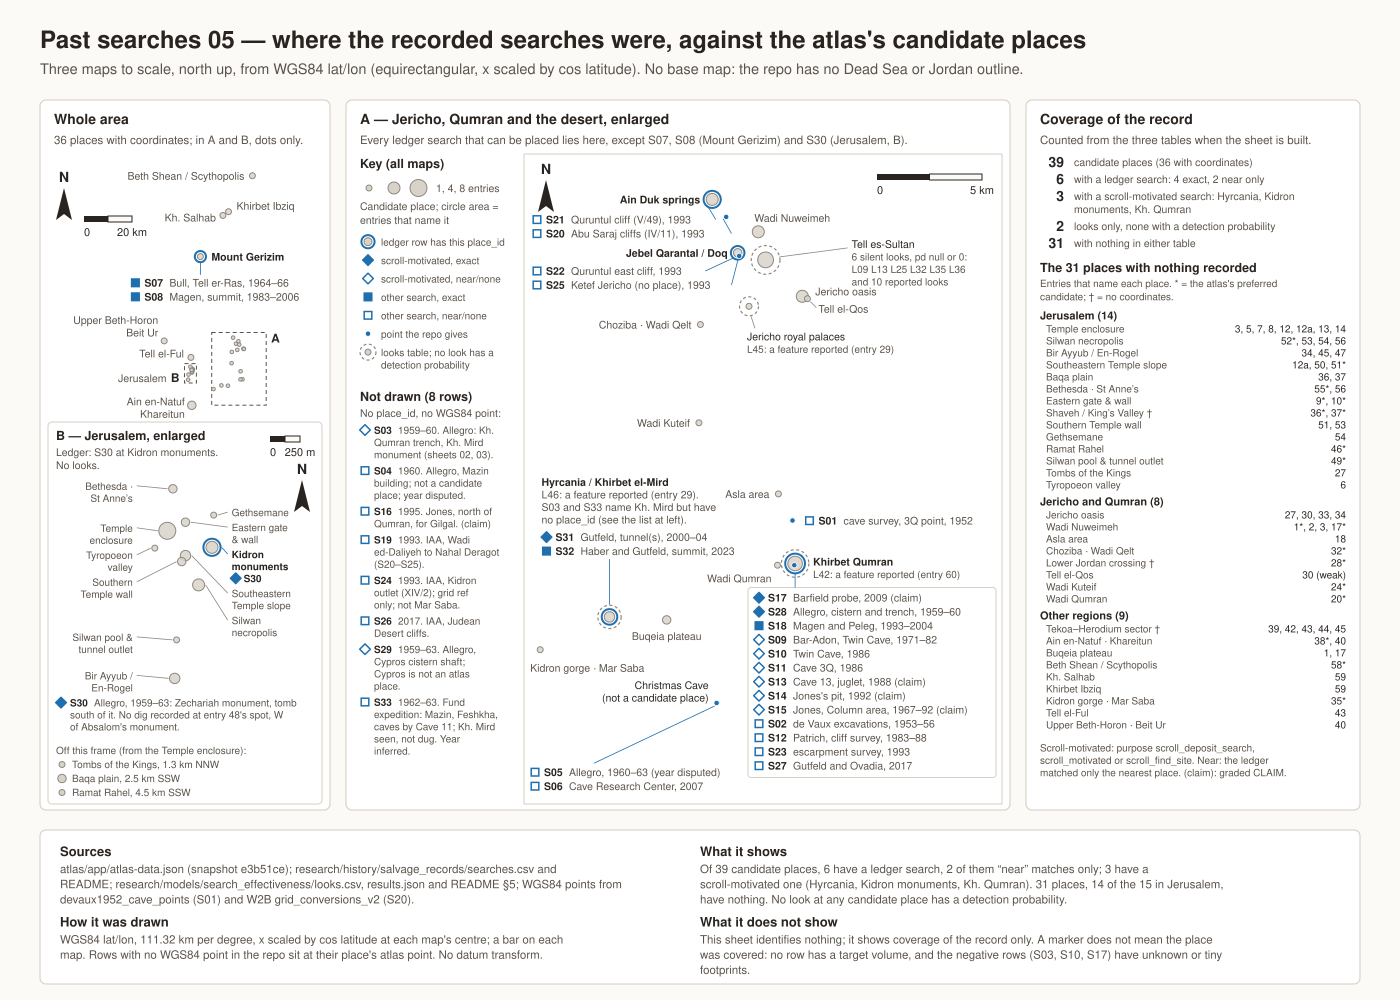

Recreate this plot in Python.
"""Past searches 05: where the recorded searches were, against the atlas's candidate places.

Sources (all read when the sheet is built):
- atlas/app/atlas-data.json: 39 places (lat/lon, region, precision) and 61 entries with their
  candidate lists (placeId, status, confidence).
- research/history/salvage_records/searches.csv (ledger rows S01-Snn; 33 rows on 10 Oct 2026),
  summary.json (row count and rows by place_id, checked against the ledger) and README.md (coded values;
  "joins should keep near rows separate"; negative rows S03, S10, S17).
- research/models/search_effectiveness/looks.csv (46 looks; looks_v2.csv differs only at non-atlas
  places), results.json (phantom_coverage, plan.phantom_pd_threshold) and README.md section 5
  ("Phantom coverage").
- research/history/devaux1952_cave_points/devaux1952_cave_points.csv, point 8 = 3Q (WGS84 given there).
- research/agent_review_2026-10-07/wave2/W2B_model_v1/inputs_v2/grid_conversions_v2.csv, row
  iv17_abu_saraj_group (WGS84 for the Abu Saraj group reference 190300/144150 that S20 cites).

No datum transform is done here. A ledger row is drawn at a WGS84 point the repo gives for it, else at
the atlas point of its place_id; a row with neither is listed as not drawn. The sheet identifies nothing.
"""
import csv
import json
import math
import sys
from pathlib import Path

sys.path.insert(0, str(Path(__file__).resolve().parent))
from common import S, P, BLUE, GREY, REPO, page, out_path  # noqa: E402

KM_PER_DEG = 111.32          # as atlas/app/atlas-geography.ts (111320 m per degree of latitude)
SCROLL = {"scroll_deposit_search", "scroll_motivated", "scroll_find_site"}
PURPOSES = SCROLL | {"manuscript_survey", "excavation_of_named_place", "unknown", "claim_only"}

# ================================================================== data
atlas = json.loads((REPO / "atlas" / "app" / "atlas-data.json").read_text(encoding="utf-8"))
places = {p["id"]: p for p in atlas["places"]}
entry_order = {e["id"]: i for i, e in enumerate(atlas["entries"])}
assert len(places) == 39 and len(atlas["entries"]) == 61
cands = {pid: [] for pid in places}
for e in atlas["entries"]:
    for cd in e["candidates"]:
        cands[cd["placeId"]].append((e["id"], cd["status"]))
for pid in cands:
    cands[pid].sort(key=lambda t: entry_order[t[0]])
assert all(cands[pid] for pid in places), "every atlas place should be some entry's candidate"
assert {st for v in cands.values() for _, st in v} == {"preferred", "possible", "weak"}
NOCOORD = sorted(pid for pid, p in places.items() if p["lat"] is None)
assert NOCOORD == ["jer_shaveh", "jordan_ford", "tekoa_herodium"], NOCOORD

SR = REPO / "research" / "history" / "salvage_records"
with open(SR / "searches.csv", encoding="utf-8", newline="") as fh:
    ledger = sorted(csv.DictReader(fh), key=lambda r: r["search_id"])
L = {r["search_id"]: r for r in ledger}
N_ROWS = len(ledger)
summary = json.loads((SR / "summary.json").read_text(encoding="utf-8"))
assert N_ROWS == summary["search_rows"], "searches.csv and summary.json disagree: rerun summarize.py"
assert sorted(L) == [f"S{i:02d}" for i in range(1, N_ROWS + 1)], "search ids should run S01..Snn"
by_pid = {}
for r in ledger:
    by_pid.setdefault(r["place_id"] or "(none)", []).append(r["search_id"])
assert by_pid == summary["searches_by_place_id"], "place_id join differs from summary.json"
for r in ledger:
    assert r["purpose"] in PURPOSES, r["purpose"]
    assert r["place_match"] in ("exact", "near", "none")
    assert (r["place_match"] == "none") == (r["place_id"] == ""), r["search_id"]
    assert r["place_id"] == "" or r["place_id"] in places, r["place_id"]
NEGATIVE = sorted(r["search_id"] for r in ledger if r["result"] == "negative")
# the footer repeats the salvage README's footprint remark, which covers exactly these rows
assert NEGATIVE == ["S03", "S10", "S17"], NEGATIVE

# WGS84 points that the repo itself gives for a ledger row (checked against the row's own text)
pts = {}
with open(REPO / "research" / "history" / "devaux1952_cave_points" / "devaux1952_cave_points.csv",
          encoding="utf-8", newline="") as fh:
    p8 = {r["point"]: r for r in csv.DictReader(fh)}["8"]
assert f"WGS84 {p8['lat']}, {p8['lon']}" in L["S01"]["coords"]
pts["S01"] = (float(p8["lat"]), float(p8["lon"]))
assert L["S02"]["coord_crs"] == "WGS84" and L["S02"]["coords"].startswith("31.741119, 35.459027")
pts["S02"] = (31.741119, 35.459027)
assert "WGS84 31.68216, 35.41991" in L["S05"]["coords"] and L["S06"]["coords"] == "as S05"
pts["S05"] = pts["S06"] = (31.68216, 35.41991)
assert L["S25"]["coord_crs"] == "WGS84" and L["S25"]["coords"].startswith("31.8734, 35.4313")
pts["S25"] = (31.8734, 35.4313)
GC = REPO / "research/agent_review_2026-10-07/wave2/W2B_model_v1/inputs_v2/grid_conversions_v2.csv"
with open(GC, encoding="utf-8", newline="") as fh:
    g = {r["id"]: r for r in csv.DictReader(fh)}["iv17_abu_saraj_group"]
assert (g["oig_e"], g["oig_n"]) == ("190300", "144150") and "190300/144150" in L["S20"]["coords"]
pts["S20"] = (float(g["lat"]), float(g["lon"]))

drawn_at = {}      # search_id -> (lat, lon, "own" | "place")
unmapped = []
for r in ledger:
    sid = r["search_id"]
    if sid in pts:
        drawn_at[sid] = (*pts[sid], "own")
    elif r["place_id"] and places[r["place_id"]]["lat"] is not None:
        # no coordinates, or Palestine grid only: drawn at the atlas point of the place
        assert not r["coords"] or r["coords"] == "as S09" or "28191" in r["coord_crs"], sid
        p = places[r["place_id"]]
        drawn_at[sid] = (p["lat"], p["lon"], "place")
    else:
        unmapped.append(sid)
assert len(drawn_at) + len(unmapped) == N_ROWS and all(not L[s]["place_id"] for s in unmapped)

with_search = {}
for r in ledger:
    if r["place_id"]:
        with_search.setdefault(r["place_id"], []).append(r["search_id"])
EXACT = sorted(pid for pid, ss in with_search.items() if any(L[s]["place_match"] == "exact" for s in ss))
NEAR_ONLY = sorted(pid for pid in with_search if pid not in EXACT)
SCROLL_PL = sorted(pid for pid, ss in with_search.items() if any(L[s]["purpose"] in SCROLL for s in ss))

# looks table (search-effectiveness layer)
SE = REPO / "research" / "models" / "search_effectiveness"
NUM = ("coverage", "p_recognise", "p_report", "p_survive")
res = json.loads((SE / "results.json").read_text(encoding="utf-8"))
THR = res["plan"]["phantom_pd_threshold"]
assert THR == 0.2
with open(SE / "looks.csv", encoding="utf-8", newline="") as fh:
    looks = sorted(csv.DictReader(fh), key=lambda r: r["look_id"])
assert len(looks) == 46


def row_pd(r):
    if any(r[k] == "" for k in NUM):
        return None
    return math.prod(float(r[k]) for k in NUM)


looks_at = {}
for r in looks:
    if r["place_id"] in places:
        looks_at.setdefault(r["place_id"], []).append(r)
with open(SE / "looks_v2.csv", encoding="utf-8", newline="") as fh:
    v2 = {r["look_id"]: r for r in csv.DictReader(fh)}
for rs in looks_at.values():          # v2 changes only rows that are not at atlas places
    for r in rs:
        assert v2[r["look_id"]] == r
assert all((row_pd(r) or 0) < THR for rs in looks_at.values() for r in rs)
assert sorted(r["look_id"] for r in looks if (row_pd(r) or 0) >= THR) == ["L03", "L04"]
assert {r["place_id"] for r in looks if r["look_id"] in ("L03", "L04")} == {"ein_feshkha", "ein_ghuweir"}
assert not {"ein_feshkha", "ein_ghuweir"} & set(places)
phantom = sorted({(p["place"], p["look_id"]) for p in res["phantom_coverage"]
                  if p["reading_set"] == res["plan"]["main_reading_set"] and p["place"] in places})
PH = {}
for pid, lid in phantom:
    PH.setdefault(pid, []).append(lid)
assert PH == {"tell_es_sultan": ["L09", "L13", "L25", "L32", "L35", "L36"]}, PH
assert PH["tell_es_sultan"] == [r["look_id"] for r in looks_at["tell_es_sultan"] if r["result"] != "reported"]
REP = {pid: [r["look_id"] for r in rs if r["result"] == "reported"] for pid, rs in looks_at.items()}
LOOKS_ONLY = sorted(pid for pid in looks_at if pid not in with_search)


def rep_text(pid):
    """'L45: a feature reported (entry 29)' for a place whose only looks row is one reported row."""
    (lid,) = REP[pid]
    (r,) = [r for r in looks_at[pid] if r["look_id"] == lid]
    return f"{lid}: a feature reported (entry {r['entry_id']})"
NOTHING = sorted(pid for pid in places if pid not in with_search and pid not in looks_at)

# the counts printed on the sheet are computed; these checks guard the hand-placed labels
N_PL = len(places)
assert len(with_search) + len(LOOKS_ONLY) + len(NOTHING) == N_PL
assert set(NOCOORD) <= set(NOTHING), "a place without coordinates gained a search or look: list it"
SEARCH_LAYOUT = {"kh_qumran", "gerizim", "ain_duk", "doq", "hyrcania", "jer_kidron_mon"}
assert set(with_search) == SEARCH_LAYOUT, f"places with a ledger search changed: place chips for {set(with_search) ^ SEARCH_LAYOUT}"
LOOKS_LAYOUT = {"tell_es_sultan", "jericho_palaces", "hyrcania", "kh_qumran"}
assert set(looks_at) == LOOKS_LAYOUT, f"places in the looks table changed: {set(looks_at) ^ LOOKS_LAYOUT}"
assert all(places[p]["region"] == "jerusalem" for p in places if p.startswith("jer_"))
JER = sorted(p for p in places if places[p]["region"] == "jerusalem")
assert not set(JER) & set(looks_at)
assert {s for s, (la, lo, h) in drawn_at.items() if la > 32} == {"S07", "S08"}

# short descriptions of the rows (from who / where_name / looked_at); years come from the row itself
DESC = {
    "S01": "cave survey, 3Q point", "S02": "de Vaux excavations", "S05": "Allegro",
    "S06": "Cave Research Center", "S07": "Bull, Tell er-Ras", "S08": "Magen, summit",
    "S09": "Bar-Adon, Twin Cave", "S10": "Twin Cave", "S11": "Cave 3Q",
    "S12": "Patrich, cliff survey", "S13": "Cave 13, juglet", "S14": "Jones's pit",
    "S15": "Jones, Column area", "S17": "Barfield probe", "S18": "Magen and Peleg",
    "S20": "Abu Saraj cliffs (IV/11)", "S21": "Quruntul cliff (V/49)",
    "S22": "Quruntul east cliff", "S23": "escarpment survey", "S25": "Ketef Jericho (no place)",
    "S27": "Gutfeld and Ovadia", "S28": "Allegro, cistern and trench", "S30": "Allegro",
    "S31": "Gutfeld, tunnel(s)", "S32": "Haber and Gutfeld, summit",
    "S03": "Allegro: Kh. Qumran trench, Kh. Mird monument (sheets 02, 03).",
    "S04": "Allegro, Mazin building; not a candidate place; year disputed.",
    "S16": "Jones, north of Qumran, for Gilgal.",
    "S19": "IAA, Wadi ed-Daliyeh to Nahal Deragot (S20–S25).",
    "S24": "IAA, Kidron outlet (XIV/2); grid ref only; not Mar Saba.",
    "S26": "IAA, Judean Desert cliffs.",
    "S29": "Allegro, Cypros cistern shaft; Cypros is not an atlas place.",
    "S33": "Fund expedition: Mazin, Feshkha, caves by Cave 11; Kh. Mird seen, not dug. Year inferred.",
}
assert sorted(DESC) == sorted(L)
assert "Mird" in L["S03"]["where_name"] and "Qumran" in L["S03"]["where_name"]
assert "Mar Saba" in L["S24"]["coverage_notes"] and "Gilgal" in L["S16"]["looked_at"]
assert "Cypros" in L["S29"]["where_name"] and "not one of the atlas's candidate places" in L["S29"]["coverage_notes"]
assert "Mird" in L["S33"]["where_name"] and "Nothing was dug at Kh. Mird" in L["S33"]["coverage_notes"]
assert "inference" in L["S33"]["when_text"] and "Zechariah" in L["S30"]["where_name"]
assert "not the spot entry 48 names" in L["S30"]["coverage_notes"] and "tunnel" in L["S31"]["looked_at"]
assert "both tunnels" in L["S31"]["coverage_notes"] and "summit" in L["S32"]["where_name"]
assert "cistern" in L["S28"]["looked_at"] and "trench" in L["S28"]["looked_at"]
MIRD_NOPLACE = [s for s in unmapped if "Mird" in L[s]["where_name"]]
assert MIRD_NOPLACE == ["S03", "S33"], MIRD_NOPLACE
assert "Daliyeh" in L["S19"]["looked_at"] and "Mazin" in L["S04"]["where_name"]


def years(r):
    a, b = r["when_start"][:4], r["when_end"][:4]
    if not b or b == a:
        return a
    return f"{a}–{b[2:]}" if a[:2] == b[:2] else f"{a}–{b}"


DISPUTED = {"S04", "S05"}      # the ledger keeps 1960 against Allegro's "winter of 1961" open
assert "Date conflict" in L["S04"]["notes"] and "winter of 1961" in L["S05"]["when_text"]


def chip_text(sid):
    r = L[sid]
    t = f"{DESC[sid]}, {years(r)}" + (" (claim)" if r["kind"] == "CLAIM" else "")
    return t + (" (year disputed)" if sid in DISPUTED and sid in drawn_at else "")


# ================================================================== drawing helpers
def proj(lat_top, lon_left, x0, y0, s, lat_c):
    kx = KM_PER_DEG * math.cos(math.radians(lat_c)) * s
    ky = KM_PER_DEG * s
    return lambda lat, lon: (x0 + (lon - lon_left) * kx, y0 + (lat_top - lat) * ky)


def rad(pid):
    return 3.0 * math.sqrt(len(cands[pid]))


FILL = "#d8d2c9"


def place_dot(x, y, pid, small=False):
    r = 1.8 if small else rad(pid)
    if not small and pid in looks_at:
        c.circle(x, y, r + 6.5, stroke=GREY, width=1.2, dash="3 2.5")
    c.circle(x, y, r, fill=FILL, stroke=GREY, width=1.0, fill_opacity=0.85)
    if not small and pid in with_search:
        c.circle(x, y, r + 2.6, stroke=BLUE, width=2.0)


def glyph(x, y, scroll, filled, k=4.4):
    f = BLUE if filled else P["panel"]
    if scroll:
        k += 0.9
        c.path(f"M{x:.1f},{y - k:.1f} L{x + k:.1f},{y:.1f} L{x:.1f},{y + k:.1f} L{x - k:.1f},{y:.1f} Z",
               fill=f, stroke=BLUE, width=1.5)
    else:
        c.rect(x - k + 0.6, y - k + 0.6, 2 * k - 1.2, 2 * k - 1.2, fill=f, stroke=BLUE, width=1.5)


LH = 14.0
CW = 5.25      # rough text width per character at 10.5 px (layout only; measured on the render)


def chips(x, y, sids, size=10.5):
    """Chips, one row per search, first baseline at y. Returns [(y_mid, x_end)] per row."""
    out = []
    for i, sid in enumerate(sids):
        r = L[sid]
        yy = y + i * LH
        glyph(x + 5, yy - 3.8, r["purpose"] in SCROLL, r["place_match"] == "exact")
        c.text(x + 14, yy, sid, size, P["ink"], 700)
        t = chip_text(sid)
        c.text(x + 39, yy, t, size, P["sub"])
        out.append((yy - 3.8, x + 39 + len(t) * CW))
    return out


def search_point(x, y):
    c.circle(x, y, 2.7, fill=BLUE, stroke=P["panel"], width=0.8)


def lbl(x, y, lines, anchor=None, size=10.5, weight=None, col=None, lh=None):
    lines = [lines] if isinstance(lines, str) else lines
    for i, s in enumerate(lines):
        c.text(x, y + i * (lh or size * 1.24), s, size, col or P["sub"], weight if i == 0 else None, anchor=anchor)


def pname(pid, x, y, anchor=None, extra=None, size=10.5, split=False):
    """Place name: ink if the place has a ledger search or a look, else grey; bold if a ledger search."""
    col = P["ink"] if (pid in with_search or pid in looks_at) else P["sub"]
    lines = places[pid]["shortName"].split(" · ") if split else [places[pid]["shortName"]]
    for i, s in enumerate(lines):
        c.text(x, y + 12.5 * i, s, size, col, 600 if pid in with_search else None, anchor=anchor)
    for i, s in enumerate(extra or []):
        c.text(x, y + 12.5 * (i + len(lines)), s, 10, P["sub"], anchor=anchor)


def bearing_km(a, b):
    la, lb = places[a], places[b]
    dy = (lb["lat"] - la["lat"]) * KM_PER_DEG
    dx = (lb["lon"] - la["lon"]) * KM_PER_DEG * math.cos(math.radians(la["lat"]))
    ang = (math.degrees(math.atan2(dx, dy)) + 360) % 360
    words = ["N", "NNE", "NE", "ENE", "E", "ESE", "SE", "SSE", "S", "SSW", "SW", "WSW", "W", "WNW", "NW", "NNW"]
    return math.hypot(dx, dy), words[int((ang + 11.25) // 22.5) % 16]


def idwrap(x, y, sid, text, first_chars, chars, rest_x=None, size=10, lh=12.0):
    """Search glyph and bold id, then text that wraps: the first line beside the id, the rest at rest_x."""
    r = L[sid]
    glyph(x + 5, y - 3.8, r["purpose"] in SCROLL, r["place_match"] == "exact")
    c.text(x + 14, y, sid, size, P["ink"], 700)
    words, first = text.split(), ""
    while words and len(first) + 1 + len(words[0]) <= first_chars:
        first = (first + " " + words.pop(0)).strip()
    c.text(x + 38, y, first, size, P["sub"])
    return c.wrap(rest_x if rest_x is not None else x + 14, y + lh, " ".join(words), chars, size, lh=lh) \
        if words else y + lh


def lead(x1, y1, x2, y2, col=None):
    c.line(x1, y1, x2, y2, col or P["muted"], 0.8)


# ================================================================== page
c = page("05", "where the recorded searches were, against the atlas's candidate places",
         "Three maps to scale, north up, from WGS84 lat/lon (equirectangular, x scaled by cos latitude). "
         "No base map: the repo has no Dead Sea or Jordan outline.")
TOP, BOTTOM = 100, 810

# ------------------------------------------------------------------ panel 1: whole area
ox, oy, ow, oh = S.panel(c, 40, TOP, 290, BOTTOM - TOP, "Whole area",
                         ["36 places with coordinates; in A and B, dots only."])
s1 = 2.4
P1 = proj(32.555, 34.60, ox, oy + 8, s1, 32.08)
A_BOX = (31.917, 35.323, 31.645, 35.5636)         # inset A extent (lat_top, lon_left, lat_bottom, lon_right)
B_BOX = (31.7825, 35.2310, 31.7660, 35.2430)      # inset B extent
in_box = lambda b, p: b[2] <= p["lat"] <= b[0] and b[1] <= p["lon"] <= b[3]  # noqa: E731
xa1, ya1 = P1(A_BOX[0], A_BOX[1])
xa2, ya2 = P1(A_BOX[2], A_BOX[3])
c.rect(xa1, ya1, xa2 - xa1, ya2 - ya1, stroke=P["sub"], width=1.0, dash="4 3")
c.text(xa2 + 5, ya1 + 10, "A", 12, P["ink"], 700)
jl = [places[p] for p in JER if places[p]["lat"] is not None]
xb1, yb1 = P1(max(p["lat"] for p in jl) + 0.012, min(p["lon"] for p in jl) - 0.016)
xb2, yb2 = P1(min(p["lat"] for p in jl) - 0.012, max(p["lon"] for p in jl) + 0.016)
c.rect(xb1, yb1, xb2 - xb1, yb2 - yb1, stroke=P["sub"], width=1.0, dash="4 3")
c.text(xb1 - 5, yb2 - 1, "B", 12, P["ink"], 700, anchor="end")
c.text(xb1 - 18, yb2 - 1, "Jerusalem", 10.5, P["sub"], anchor="end")
for pid in sorted(places):
    p = places[pid]
    if p["lat"] is None:
        continue
    x, y = P1(p["lat"], p["lon"])
    place_dot(x, y, pid, small=in_box(A_BOX, p) or p["region"] == "jerusalem")
OV = {  # pid: (dx, dy, anchor, split)
    "beth_shean": (-8, 4, "end", False), "ibziq": (8, -2, None, False), "kh_salhab": (-7, 6, "end", False),
    "beth_horon": (-6, -17, "end", True), "tell_el_ful": (-7, 0, "end", False), "natuf": (-7, 0, "end", True),
}
for pid, (dx, dy, an, sp) in sorted(OV.items()):
    x, y = P1(places[pid]["lat"], places[pid]["lon"])
    pname(pid, x + dx, y + dy, an, split=sp)
gx, gy = P1(places["gerizim"]["lat"], places["gerizim"]["lon"])
pname("gerizim", gx + 11, gy + 4)
rows = chips(gx - 70, gy + 30, ["S07", "S08"])
lead(gx, gy + rad("gerizim") + 3, gx, rows[0][0] - 8, BLUE)
S.north_arrow(c, ox + 16, oy + 60)
S.scale_bar(c, ox + 36, oy + 62, 20 * s1, "0", "20 km")

# ------------------------------------------------------------------ B: Jerusalem enlarged
by0 = oy + 268
c.rect(ox, by0, ow, oy + oh - by0, fill=P["panel"], stroke=P["border"], width=1.0, rx=4)
c.text(ox + 8, by0 + 18, "B — Jerusalem, enlarged", 12.5, P["ink"], 700)
JS = [p for p in JER if p in with_search]
c.text(ox + 8, by0 + 34, "Ledger: " + "; ".join(f"{', '.join(with_search[p])} at {places[p]['shortName']}" for p in JS)
       + "." if JS else "No ledger search.", 10.5, P["sub"])
c.text(ox + 8, by0 + 47, "No looks.", 10.5, P["sub"])
s2 = 120.0
P2 = proj(B_BOX[0], B_BOX[1], ox + 70, by0 + 52, s2, 31.776)
B_WEST = {"jer_bethesda": ["Bethesda ·", "St Anne’s"], "jer_temple": ["Temple", "enclosure"],
          "jer_tyropoeon": ["Tyropoeon", "valley"], "jer_south_wall": ["Southern", "Temple wall"],
          "jer_siloam": ["Silwan pool &", "tunnel outlet"], "jer_bir_ayyub": ["Bir Ayyub /", "En-Rogel"]}
B_EAST = {"jer_gethsemane": ["Gethsemane"], "jer_east_gate": ["Eastern gate", "& wall"],
          "jer_kidron_mon": ["Kidron", "monuments"], "jer_se_corner": ["Southeastern", "Temple slope"],
          "jer_kidron_east": ["Silwan", "necropolis"]}
for d in (B_WEST, B_EAST):
    for pid, lines in d.items():
        assert in_box(B_BOX, places[pid]) and " ".join(lines) == places[pid]["shortName"], pid
for pid in sorted(set(B_WEST) | set(B_EAST)):
    x, y = P2(places[pid]["lat"], places[pid]["lon"])
    place_dot(x, y, pid)


def column(items, xcol, anchor, gap=3.0, lh=12.0):
    """Stack labels in a column near their points' heights, without overlap; draw leaders.
    A place with ledger rows gets ink text and one more line with its search glyphs and ids."""
    items = sorted(items, key=lambda t: t[1])
    ycur = -1e9
    for px, py, lines, r, pid in items:
        sids = with_search.get(pid, [])
        h = (len(lines) + (1 if sids else 0)) * lh
        top = max(py - lh / 2 - 2, ycur + gap)
        ycur = top + h
        for i, s in enumerate(lines):
            c.text(xcol, top + lh - 3 + i * lh, s, 10, P["ink"] if sids else P["sub"], 600 if sids else None,
                   anchor=anchor)
        if sids:
            assert anchor is None, "search glyphs are drawn only in the east column"
            yy = top + lh - 3 + len(lines) * lh
            for j, sid in enumerate(sids):
                glyph(xcol + 4 + j * 36, yy - 3.8, L[sid]["purpose"] in SCROLL, L[sid]["place_match"] == "exact")
                c.text(xcol + 12 + j * 36, yy, sid, 10, P["ink"], 700)
        ex = xcol + (4 if anchor == "end" else -4)
        sx = px + (-r - 1 if anchor == "end" else r + 1)
        lead(sx, py, ex, top + lh / 2 - 1, BLUE if sids else None)


west_x = min(P2(places[p]["lat"], places[p]["lon"])[0] for p in B_WEST) - 22
column([(*P2(places[p]["lat"], places[p]["lon"]), B_WEST[p], rad(p) + (2.6 if p in with_search else 0), p)
        for p in B_WEST], west_x, "end")
east_x = max(P2(places[p]["lat"], places[p]["lon"])[0] for p in B_EAST) + 18
column([(*P2(places[p]["lat"], places[p]["lon"]), B_EAST[p], rad(p) + (2.6 if p in with_search else 0), p)
        for p in B_EAST], east_x, None)
assert set(JS) <= set(B_EAST), "a Jerusalem place with a search must be in the east label column"
yb = P2(places["jer_bir_ayyub"]["lat"], places["jer_bir_ayyub"]["lon"])[1] + 28
NOTE_B = {"S30": "Zechariah monument, tomb south of it. No dig recorded at entry 48's spot, W of "
                 "Absalom's monument."}
for p in JS:
    for sid in with_search[p]:
        yb = idwrap(ox + 8, yb, sid, f"{DESC[sid]}, {years(L[sid])}: {NOTE_B[sid]}", 42, 50) + 4
assert JS == ["jer_kidron_mon"] and with_search["jer_kidron_mon"] == ["S30"], "describe the new Jerusalem row"
off = [p for p in JER if places[p]["lat"] is not None and not in_box(B_BOX, places[p])]
assert sorted(off) == ["jer_baqa", "jer_tombs_kings", "ramat_rahel"]
assert yb < oy + oh - 54, yb
yb = oy + oh - 50
c.text(ox + 8, yb, "Off this frame (from the Temple enclosure):", 10, P["sub"])
for pid in sorted(off, key=lambda q: bearing_km("jer_temple", q)[0]):
    d, w = bearing_km("jer_temple", pid)
    yb += 14
    c.circle(ox + 14, yb - 3.5, rad(pid), fill=FILL, stroke=GREY, width=1.0)
    c.text(ox + 24, yb, f"{places[pid]['shortName']}, {d:.1f} km {w}", 10, P["sub"])
S.scale_bar(c, ox + ow - 52, by0 + 14, 0.25 * s2, "0", "250 m")
S.north_arrow(c, ox + ow - 20, by0 + 84)

# ------------------------------------------------------------------ panel 2: inset A
outside = {}
for sid, (la, lo, how) in sorted(drawn_at.items()):
    if not (A_BOX[2] <= la <= A_BOX[0] and A_BOX[1] <= lo <= A_BOX[3]):
        pid = L[sid]["place_id"]
        outside.setdefault("Jerusalem, B" if pid in JER else places[pid]["shortName"], []).append(sid)
assert set(outside) == {"Mount Gerizim", "Jerusalem, B"}, outside
outside_note = ("Every ledger search that can be placed lies here, except "
                + " and ".join(f"{', '.join(v)} ({k})" for k, v in sorted(outside.items(), key=lambda t: t[1])) + ".")
ax, ay, aw, ah = S.panel(c, 346, TOP, 664, BOTTOM - TOP, "A — Jericho, Qumran and the desert, enlarged",
                         [outside_note])
mx0 = ax + 170
c.rect(mx0, ay, ax + aw - mx0, ah, stroke=P["border"], width=1.0)
s3 = 21.0
P3 = proj(A_BOX[0], A_BOX[1], mx0, ay, s3, 31.78)
xr, yb3 = P3(A_BOX[2], A_BOX[3])
assert abs(xr - (ax + aw)) < 1.5 and abs(yb3 - (ay + ah)) < 15, (xr, yb3)
for pid in sorted(places):
    p = places[pid]
    if p["lat"] is not None and in_box(A_BOX, p):
        place_dot(*P3(p["lat"], p["lon"]), pid)
assert {p for p in places if places[p]["lat"] is not None and in_box(A_BOX, places[p])} == {
    "ain_duk", "nuweimeh", "doq", "tell_es_sultan", "jericho_area", "tell_el_qos", "jericho_palaces", "choziba",
    "kuteif", "asla", "kh_qumran", "wadi_qumran", "hyrcania", "buqeia", "mar_saba"}
for sid, (la, lo, how) in sorted(drawn_at.items()):
    if how == "own":
        search_point(*P3(la, lo))
xy = {pid: P3(places[pid]["lat"], places[pid]["lon"]) for pid in places if places[pid]["lat"] is not None}
spt = {sid: P3(la, lo) for sid, (la, lo, how) in drawn_at.items() if la < 32}

# north of Jericho: Ain Duk, IV/11 group, Wadi Nuweimeh
x, y = xy["ain_duk"]
pname("ain_duk", x - 12, y + 4, "end")
rows = chips(mx0 + 8, y + 24, ["S21", "S20"])
lead(rows[0][1] + 3, rows[0][0], x - 5, y + 6, BLUE)
lead(rows[1][1] + 3, rows[1][0], spt["S20"][0] - 3, spt["S20"][1] + 2, BLUE)
x, y = xy["nuweimeh"]
pname("nuweimeh", x - 4, y - 10)
# Doq and Ketef Jericho
x, y = xy["doq"]
pname("doq", x - 10, y + 4, "end")
rows = chips(mx0 + 8, y + 22, ["S22", "S25"])
lead(rows[0][1] + 3, rows[0][0], x - 4, y + 5, BLUE)
lead(rows[1][1] + 3, rows[1][0], spt["S25"][0] - 1, spt["S25"][1] + 3, BLUE)
# Tell es-Sultan (looks only)
x, y = xy["tell_es_sultan"]
tx = x + 86
lead(x + 14, y - 3, tx - 4, y - 12)
pname("tell_es_sultan", tx, y - 12,
      extra=["6 silent looks, pd null or 0:", " ".join(PH["tell_es_sultan"]),
             f"and {len(REP['tell_es_sultan'])} reported looks"])
# Jericho oasis and Tell el-Qos
x, y = xy["jericho_area"]
pname("jericho_area", x + 13, y - 1)
x, y = xy["tell_el_qos"]
lead(x + 3, y + 3, x + 9, y + 9)
pname("tell_el_qos", x + 11, y + 14)
# Jericho palaces (looks only)
x, y = xy["jericho_palaces"]
lead(x + 2, y + 10, x + 6, y + 22)
pname("jericho_palaces", x - 2, y + 34, extra=[rep_text("jericho_palaces")])
# Choziba, Kuteif, Asla, Wadi Qumran
for pid, dx, dy in (("choziba", -9, 4), ("kuteif", -9, 4), ("asla", -9, 4), ("wadi_qumran", -6, 17)):
    x, y = xy[pid]
    pname(pid, x + dx, y + dy, "end")
# 3Q and Kh. Qumran
x, y = spt["S01"]
chips(x + 12, y + 4, ["S01"])
x, y = xy["kh_qumran"]
pname("kh_qumran", x + 18, y + 2, extra=[rep_text("kh_qumran")])
QB = [s for s in with_search["kh_qumran"] if s != "S01"]
QB = sorted(QB, key=lambda s: (L[s]["place_match"] != "exact", L[s]["purpose"] not in SCROLL, s))
assert spt["S02"] == P3(*pts["S02"]) and len(QB) <= 13, "the Kh. Qumran box holds at most 13 rows"
bx0 = ax + aw - 254
c.rect(bx0, y + 24, 248, len(QB) * LH + 8, fill=P["panel"], stroke=P["border"], width=1.0, rx=3)
rows = chips(bx0 + 6, y + 38, QB)
lead(x, y + rad("kh_qumran") + 3, x, y + 24, BLUE)
# Hyrcania, Buqeia, Mar Saba
x, y = xy["hyrcania"]
hy0 = y - 131
c.text(x - 68, hy0, places["hyrcania"]["shortName"], 10.5, P["ink"], 600)
lbl(x - 68, hy0 + 12.5, [rep_text("hyrcania") + ".", f"{' and '.join(MIRD_NOPLACE)} name Kh. Mird but have",
                         "no place_id (see the list at left)."], None, 10.5, None, P["sub"], 12.5)
rows = chips(x - 68, hy0 + 55, with_search["hyrcania"])
lead(x, y - rad("hyrcania") - 7, x, rows[-1][0] + 8, BLUE)
x, y = xy["buqeia"]
pname("buqeia", x, y + 20, "middle")
x, y = xy["mar_saba"]
pname("mar_saba", x - 10, y + 22, split=False)
# Christmas Cave (no candidate place)
x, y = spt["S05"]
lbl(x - 8, y - 14, ["Christmas Cave", "(not a candidate place)"], "end", 10.5, None, P["ink"], 12.5)
rows = chips(mx0 + 6, y + 73, ["S05", "S06"])
lead(x - 2, y + 3, mx0 + 70, rows[0][0] - 9, BLUE)
# north arrow and scale
S.north_arrow(c, mx0 + 22, ay + 52)
S.scale_bar(c, ax + aw - 125, ay + 20, 5 * s3, "0", "5 km")

# ------------------------------------------------------------------ panel 2, left column: key and unplaced rows
kx, ky = ax + 6, ay + 14
c.text(kx, ky, "Key (all maps)", 12.5, P["ink"], 700)
ky += 20
for i, n in enumerate((1, 4, 8)):
    c.circle(kx + 6 + i * 22 + (3.0 * math.sqrt(n)), ky, 3.0 * math.sqrt(n), fill=FILL, stroke=GREY, width=1.0)
c.text(kx + 76, ky + 4, "1, 4, 8 entries", 10.5, P["sub"])
ky = c.wrap(kx, ky + 22, "Candidate place; circle area = entries that name it", 30, 10.5) + 8


def key_item(draw, text):
    global ky
    draw(kx + 8, ky - 4)
    ky = c.wrap(kx + 21, ky, text, 28, 10, lh=12.4) + 6


key_item(lambda x, y: (c.circle(x, y, 4, fill=FILL, stroke=GREY), c.circle(x, y, 6.6, stroke=BLUE, width=2)),
         "ledger row has this place_id")
key_item(lambda x, y: glyph(x, y, True, True), "scroll-motivated, exact")
key_item(lambda x, y: glyph(x, y, True, False), "scroll-motivated, near/none")
key_item(lambda x, y: glyph(x, y, False, True), "other search, exact")
key_item(lambda x, y: glyph(x, y, False, False), "other search, near/none")
key_item(lambda x, y: search_point(x, y), "point the repo gives")
key_item(lambda x, y: (c.circle(x, y, 3, fill=FILL, stroke=GREY), c.circle(x, y, 8, stroke=GREY, width=1.2,
                                                                         dash="3 2.5")),
         "looks table; no look has a detection probability")
ky += 14
c.text(kx, ky, f"Not drawn ({len(unmapped)} rows)", 12.5, P["ink"], 700)
ky = c.wrap(kx, ky + 16, "No place_id, no WGS84 point:", 30, 10.5) + 3
for sid in unmapped:
    r = L[sid]
    ky = idwrap(kx, ky, sid, f"{years(r)}. {DESC[sid]}" + (" (claim)" if r["kind"] == "CLAIM" else ""),
                22, 27, lh=12.2) + 4
assert ky - 16 < ay + ah - 4, ky   # last line inside the panel

# ------------------------------------------------------------------ panel 3: counts and the unsearched list
sx, sy, sw, sh = S.panel(c, 1026, TOP, 334, BOTTOM - TOP, "Coverage of the record",
                         ["Counted from the three tables when the sheet is built."])
SHORT = {"kh_qumran": "Kh. Qumran", "hyrcania": "Hyrcania"}    # shorter forms of the atlas names
CNT = [
    (N_PL, f"candidate places ({N_PL - len(NOCOORD)} with coordinates)"),
    (len(with_search), f"with a ledger search: {len(EXACT)} exact, {len(NEAR_ONLY)} near only"),
    (len(SCROLL_PL), f"with a scroll-motivated search: {', '.join(SHORT.get(p, places[p]['shortName']) for p in SCROLL_PL)}"),
    (len(LOOKS_ONLY), "looks only, none with a detection probability"),
    (len(NOTHING), "with nothing in either table"),
]
y = sy + 12
for n, text in CNT:
    c.text(sx + 30, y + 1, str(n), 14, P["ink"], 700, anchor="end")
    y = c.wrap(sx + 40, y, text, 51, 10.5, lh=13) + 4
y += 8
c.text(sx + 6, y, f"The {len(NOTHING)} places with nothing recorded", 12.5, P["ink"], 700)
y = c.wrap(sx + 6, y + 15, "Entries that name each place. * = the atlas's preferred candidate; "
           "† = no coordinates.", 56, 10, fill=P["sub"]) + 4
GROUPS = [("jerusalem", "Jerusalem"), ("jericho", "Jericho and Qumran"), ("region", "Other regions")]
assert {places[p]["region"] for p in NOTHING} == {g for g, _ in GROUPS}


def ent_list(pid):
    out = []
    for eid, st in cands[pid]:
        out.append(eid + ("*" if st == "preferred" else " (weak)" if st == "weak" else ""))
    return ", ".join(out)


for reg, head in GROUPS:
    ps = sorted((p for p in NOTHING if places[p]["region"] == reg), key=lambda p: (-len(cands[p]), places[p]["shortName"]))
    c.text(sx + 6, y + 2, f"{head} ({len(ps)})", 11, P["ink"], 700)
    y += 15
    for pid in ps:
        nm = places[pid]["shortName"] + (" †" if pid in NOCOORD else "")
        c.text(sx + 12, y, nm, 10, P["sub"])
        c.text(sx + sw - 6, y, ent_list(pid), 10, P["ink"], anchor="end")
        y += 12.0
    y += 3
y = c.wrap(sx + 6, y + 8, "Scroll-motivated: purpose scroll_deposit_search, scroll_motivated or "
           "scroll_find_site. Near: the ledger matched only the nearest place. (claim): graded CLAIM.",
           58, 10, fill=P["sub"], lh=12.4)
assert y - 12.4 < sy + sh - 8, y   # last baseline inside the panel

# ------------------------------------------------------------------ footer
S.footer(c, 830, [
    ("Sources", f"atlas/app/atlas-data.json (snapshot {atlas['snapshot'][:7]}); "
     "research/history/salvage_records/searches.csv and README; research/models/search_effectiveness/looks.csv, "
     "results.json and README §5; WGS84 points from devaux1952_cave_points (S01) and W2B grid_conversions_v2 (S20)."),
    ("How it was drawn", "WGS84 lat/lon, 111.32 km per degree, x scaled by cos latitude at each map's centre; a bar "
     "on each map. Rows with no WGS84 point in the repo sit at their place's atlas point. No datum transform."),
    ("What it shows", f"Of {N_PL} candidate places, {len(with_search)} have a ledger search, {len(NEAR_ONLY)} of them "
     f"“near” matches only; {len(SCROLL_PL)} have a scroll-motivated one "
     f"({', '.join(SHORT.get(p, places[p]['shortName']) for p in SCROLL_PL)}). {len(NOTHING)} places, "
     f"{len(set(JER) & set(NOTHING))} of the {len(JER)} in Jerusalem, have nothing. No look at any candidate place "
     "has a detection probability."),
    ("What it does not show", "This sheet identifies nothing; it shows coverage of the record only. A marker does not "
     f"mean the place was covered: no row has a target volume, and the negative rows ({', '.join(NEGATIVE)}) have "
     "unknown or tiny footprints."),
])
print(c.save(out_path("search_05_coverage_map")))
print(f"places {N_PL}; with search {len(with_search)} (exact {EXACT}, near only {NEAR_ONLY}); scroll {SCROLL_PL}; "
      f"looks only {LOOKS_ONLY}; nothing {len(NOTHING)}; not drawn {unmapped}")
